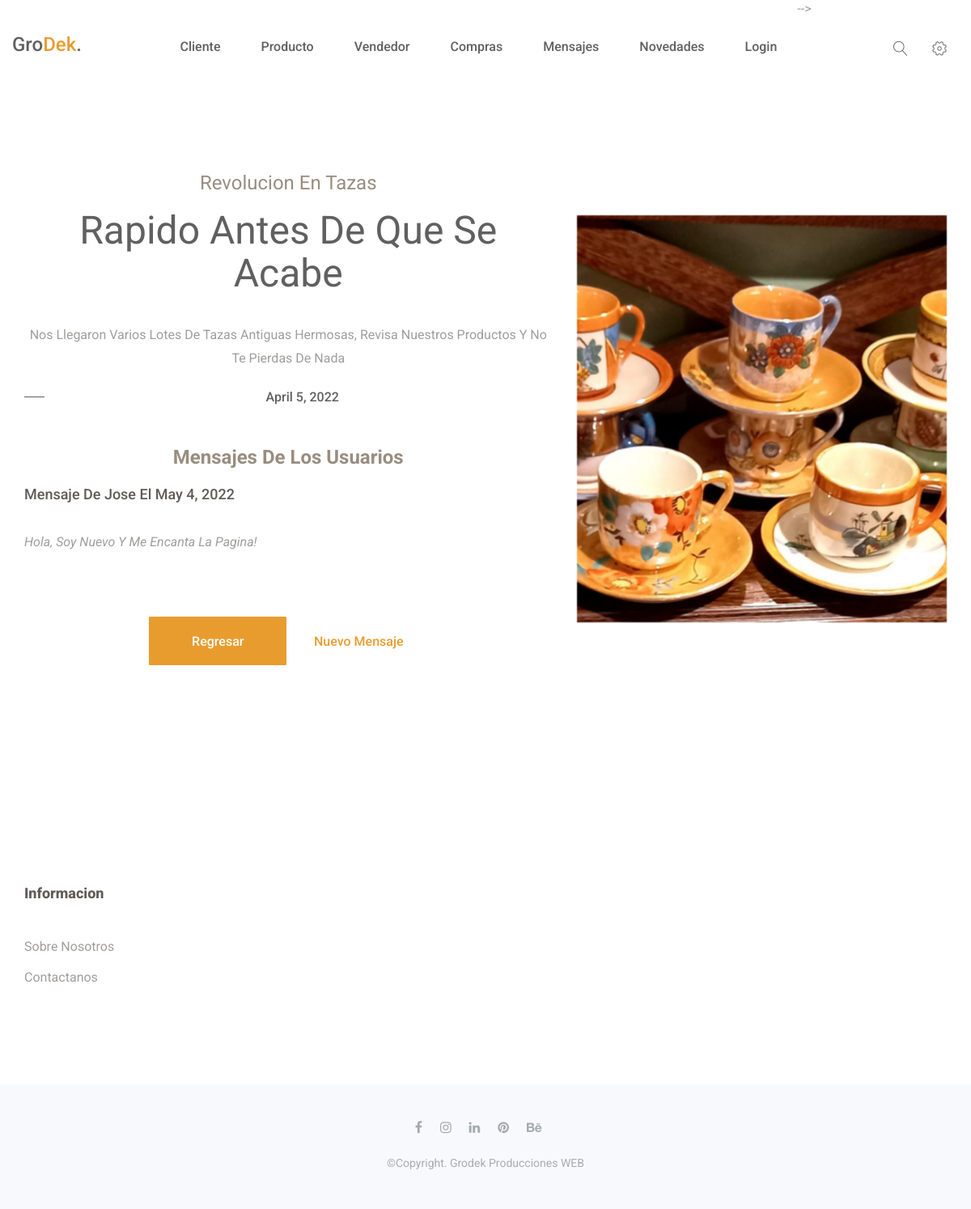
The app's page /novedad/detalle/4, older data.
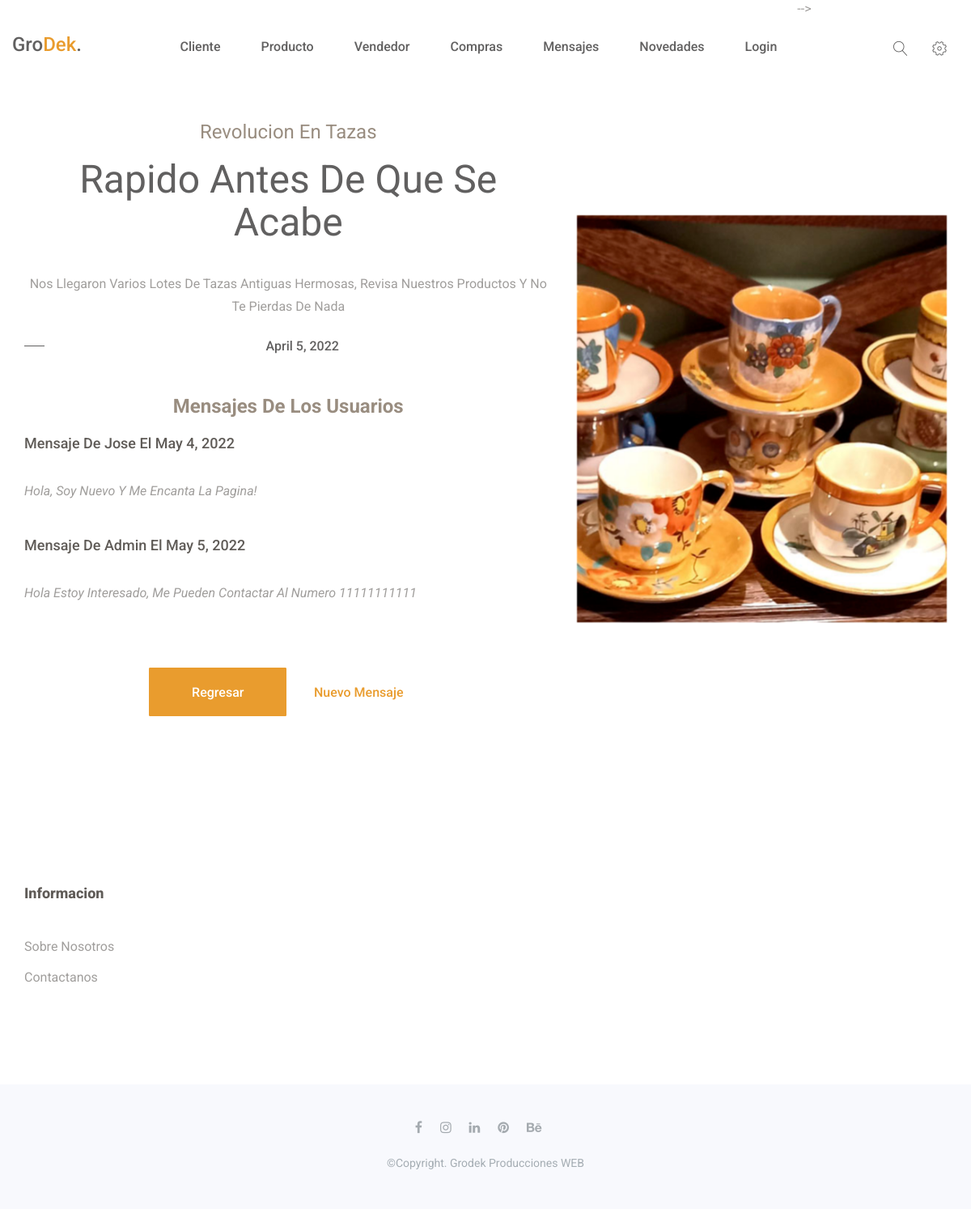
The same page, newer data.
### ECommerce/models.py (models this page shows, shortened)
class Novedad(models.Model):
    titulo = models.CharField(max_length=150)
    subtitulo = models.CharField(max_length=150)
    contenido = models.CharField(max_length=5000)
    imagen = models.ImageField()
    fecha = models.DateField()

class Mensaje(models.Model):
    idNovedad = models.ForeignKey(Novedad, on_delete = models.CASCADE)
    idUser = models.ForeignKey(User, on_delete = models.CASCADE)
    mensaje = models.CharField(max_length=5000)
    fecha = models.DateField()

### ECommerce/views.py (the view)
# urls.py: path('novedad/detalle/<pk>', NovedadDetalle.as_view(), name="DetalleN"),
class NovedadDetalle(DetailView):
    model = Novedad
    template_name =  "ECommerce/novedad_detalle.html"

### ECommerce/Template/ECommerce/novedad_detalle.html (shortened to what this page needs)
{% extends 'ECommerce/inicio.html' %}
{% block main %}
<!DOCTYPE html>
<html lang="en">
<head>
</head>
<body>
    <center>
        <br>
        <br>
        <br>
        <br>
        <br>
            <div class="container">
                <div class="welcome-hero-content">
                    <div class="row">
                        <div class="col-sm-7">
                            <div class="single-welcome-hero">
                                <div class="welcome-hero-txt">
                                    <h4>{{novedad.titulo}}</h4>
                                    <h2>{{novedad.subtitulo}}</h2>
                                    <p>
                                        {{novedad.contenido}}
                                    </p>
                                    <div class="packages-price">
                                        <p>
                                            {{novedad.fecha}}
                                        </p>
                                    </div>
                                    <br><br>
                                    <h4 SIZE=10 ><b> Mensajes de los Usuarios</b></h4>
                                    <br>
                                    {% for mensaje in novedad.mensaje_set.all %}
                                        <h5 align="left">Mensaje de {{mensaje.idUser}} el {{mensaje.fecha}}</h4>
                                            <P align="left"><i>{{mensaje.mensaje}} </i></P>
                                            <br>
                                    {% endfor %}
                                    <a href="{% url 'ListaN' %}" class="btn-cart welcome-add-cart"> <center>Regresar</center></a>
                                    <a href="{% url 'Nuevo2M' novedad.id %}" class="btn-cart welcome-add-cart welcome-more-info"> <center>Nuevo Mensaje</center></a>
                                </div>
                            </div>
                        </div>
                        <div class="col-sm-5">
                            <div class="single-welcome-hero">
                                <div class="welcome-hero-img">
                                    <img height="40" align="center" src="/media/{{novedad.imagen}}" alt="slider image">
                                </div>
                            </div>
                        </div>
                    </div>
                </div>
            </div>
    <br>
</center>
</body>
</html>
{% endblock main %}

### ECommerce/Template/ECommerce/inicio.html (shortened to what this page needs)
<!doctype html>
<html class="no-js" lang="en">
    <head>
        {% load static %}
       <link rel="stylesheet" href="{% static 'assets/css/font-awesome.min.css'%}">
       <link rel="stylesheet" href="{% static 'assets/css/linearicons.css'%}">
       <link rel="stylesheet" href="{% static 'assets/css/animate.css'%}">
       <link rel="stylesheet" href="{% static 'assets/css/owl.carousel.min.css'%}">
       <link rel="stylesheet" href="{% static 'assets/css/owl.theme.default.min.css'%}">
       <link rel="stylesheet" href="{% static 'assets/css/bootstrap.min.css'%}">
       <link rel="stylesheet" href="{% static 'assets/css/bootsnav.css'%}" >
       <link rel="stylesheet" href="{% static 'assets/css/style.css'%}">
       <link rel="stylesheet" href="{% static 'assets/css/responsive.css'%}">
    </head>
	<body>
		{% block main %}{% endblock %}
			<div class="top-area">
				<div class="header-area">
				    <nav class="navbar navbar-default bootsnav  navbar-sticky navbar-scrollspy"  data-minus-value-desktop="70" data-minus-value-mobile="55" data-speed="1000">
				        <div class="container">
				            <div class="attr-nav">
				                <ul>
				                	<li class="search">
				                		<a href="#"><span class="lnr lnr-magnifier"></span></a>
				                	</li>
				                	<li class="nav-setting">
				                		<a href="{% url 'editarPerfil' %}"><span class="lnr lnr-cog"></span></a>
				                	</li>
				                </ul>
				            </div>
				            <div class="navbar-header">
				                <a class="navbar-brand" href="{% url 'index' %}">Gro<span>dek</span>.</a>
				            </div>
				            <div class="collapse navbar-collapse menu-ui-design" id="navbar-menu">
				                <ul class="nav navbar-nav navbar-center" data-in="fadeInDown" data-out="fadeOutUp">
				                    <li><a href="{% url 'ListaC' %}">Cliente</a></li>
				                    <li><a href="{% url 'ListaP' %}">Producto</a></li>
				                    <li><a href="{% url 'ListaV' %}">Vendedor</a></li>
				                    <li><a href="{% url 'ListaCom' %}">Compras</a></li>
				                    <li><a href="{% url 'ListaM' %}">Mensajes</a></li>
									<li><a href="{% url 'ListaN' %}">Novedades</a></li>
									{% if not request.user.is_authenticated %}
    								<li><a href="{% url 'login' %}">Login</a></li>
    								{% endif %}-->
				                </ul>
				            </div>
				        </div>
				    </nav>
				</div>
			</div>
		<section id="newsletter"  class="newsletter">
			<div class="container">
				<div class="hm-footer-details">
					<div class="row">
						<div class=" col-md-3 col-sm-6 col-xs-14">
							<div class="hm-footer-widget">
								<div class="hm-foot-title">
									<h4>informacion</h4>
								</div>
								<div class="hm-foot-menu">
									<ul>
										<li><a href="{% url 'Sobre' %}">Sobre Nosotros</a></li>
										<li><a href="{% url 'Contacto' %}">Contactanos</a></li>
									</div>
								</div>
							</div>
						</div>
					</div>
				</div>
		</section>
		<footer id="footer"  class="footer">
			<div class="container">
				<div class="hm-footer-copyright text-center">
					<div class="footer-social">
						<a href="https://es-la.facebook.com/"><i class="fa fa-facebook"></i></a>
						<a href="https://www.instagram.com/"><i class="fa fa-instagram"></i></a>
						<a href="https://ar.linkedin.com/"><i class="fa fa-linkedin"></i></a>
						<a href="https://ar.pinterest.com/"><i class="fa fa-pinterest"></i></a>
						<a href="https://www.behance.net/"><i class="fa fa-behance"></i></a>
					</div>
					<p>
						&copy;copyright. Grodek Producciones <a href="https://es-es.facebook.com/german.adm">WEB</a>
					</p>
				</div>
			</div>
        </footer>
    </body>
</html>

### ECommerce/static/assets/css/bootsnav.css (style rules this page uses)
nav.bootsnav .container { position: relative; }
nav.navbar.bootsnav { margin-bottom: 0; -moz-border-radius: 0px; -webkit-border-radius: 0px; -o-border-radius: 0px; border-radius: 0px; background-color: #fff; border: none; border-bottom: solid 1px #e0e0e0; z-index: 9; }
nav.navbar.bootsnav ul.nav > li > a { color: #6f6f6f; background-color: transparent; outline: none; margin-bottom: -2px; }
.attr-nav { float: right; display: inline-block; margin-left: 13px; margin-right: -15px; }
.attr-nav > ul { padding: 0; margin: 0 0 -7px 0; list-style: none; display: inline-block; }
.attr-nav > ul > li { float: left; display: block; }
.attr-nav > ul > li > a { color: #6f6f6f; display: block; padding: 28px 15px; position: relative; }
body { -webkit-transition: all 0.3s ease-in-out; -moz-transition: all 0.3s ease-in-out; -o-transition: all 0.3s ease-in-out; -ms-transition: all 0.3s ease-in-out; transition: all 0.3s ease-in-out; }
.wrap-sticky nav.navbar.bootsnav { position: absolute; width: 100%; left: 0; top: 0; }
@media (min-width: 1024px) { nav.navbar.bootsnav ul.nav > li > a { padding: 30px 15px; font-weight: 600; } }
@media (min-width: 1024px) { nav.navbar.bootsnav.menu-center .container { position: relative; } }
@media (min-width: 1024px) { nav.navbar.bootsnav.menu-center ul.nav.navbar-center { float:none; margin: 0 auto; display: table; table-layout: fixed; } }
@media (min-width: 1024px) { nav.navbar.bootsnav.menu-center .navbar-header, nav.navbar.bootsnav.menu-center .attr-nav { position: absolute; } }
@media (min-width: 1024px) { nav.navbar.bootsnav.menu-center .attr-nav { right: 15px; } }

### ECommerce/static/assets/css/responsive.css (style rules this page uses)
@media screen and (max-width:1440px) { .single-welcome-hero { height: 807px; } }

Row changes from the older to the newer data that the page shows:
added Mensaje: idUser "Admin", fecha "May 5, 2022", mensaje "Hola Estoy Interesado, Me Pueden Contactar Al Numero 11111111111"
